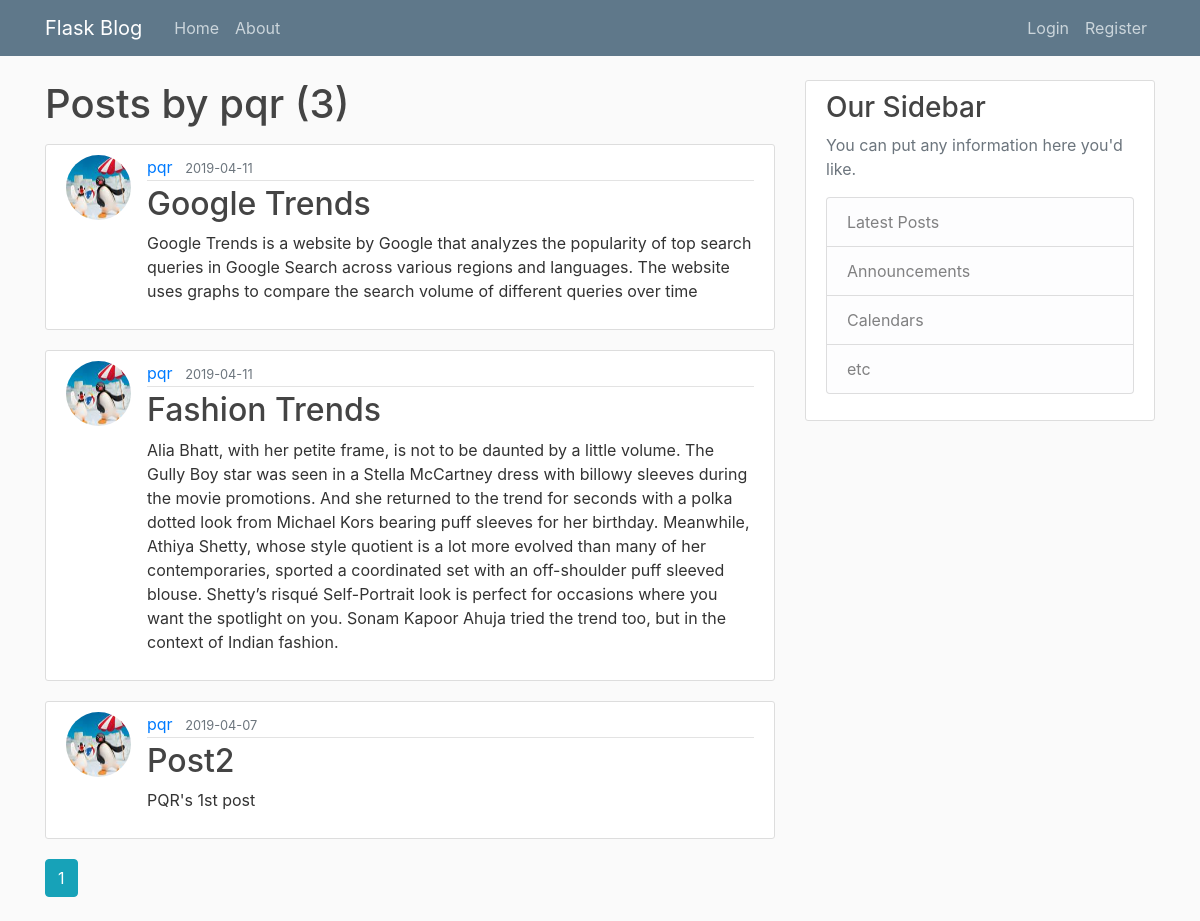
/user/pqr, run on the app's committed database.
### Flask_Blogs/models.py (models this page shows, shortened)
class User(db.Model, UserMixin):    #importing from both db.model and UserMixin
    id = db.Column(db.Integer, primary_key = True)
    username = db.Column(db.String(20), unique = True, nullable = False)
    email =  db.Column(db.String(120), unique = True, nullable = False)
    image_file =  db.Column(db.String(20), nullable = False, default= 'default.jpg')
    password =  db.Column(db.String(60), nullable = False)
    posts = db.relationship('Post' , backref = 'author', lazy = True)

class Post(db.Model, UserMixin):
    id = id = db.Column(db.Integer, primary_key = True)
    title =  db.Column(db.String(20), nullable = False)
    date_created = db.Column(db.DateTime, nullable = False , default = datetime.utcnow)
    content = db.Column(db.Text, nullable = False)
    user_id = db.Column(db.Integer, db.ForeignKey('user.id'), nullable = False)

### Flask_Blogs/users/routes.py (the view)
@users.route("/user/<string:username>")
def user_post(username):
    page = request.args.get('page', 1, type = int)
    user = User.query.filter_by(username = username).first_or_404()
    posts = Post.query.filter_by(author = user)\
            .order_by(Post.date_created.desc())\
            .paginate(page = page, per_page = 3)
    return render_template("user_post.html" , posts = posts, user = user)

### Flask_Blogs/templates/user_post.html
{% extends "layout.html" %}
{% block content %}
<h1 class = "mb-3">Posts by {{ user.username}} ({{posts.total}})</h1>
    {% for post in posts.items %}
        <article class="media content-section">
           <img class = "rounded-circle article-img" src="{{ url_for('static' , filename = 'profile_pics/' + post.author.image_file)}}" alt="profile picture">
          <div class="media-body">
            <div class="article-metadata">
              <a class="mr-2" href="{{url_for('users.user_post', username = post.author.username)}}">{{ post.author.username }}</a>
              <small class="text-muted">{{ post.date_created.strftime('%Y-%m-%d') }}</small>
            </div>
            <h2><a class="article-title" href="{{ url_for('posts.post' , post_id = post.id) }}">{{ post.title }}</a></h2>
            <p class="article-content">{{ post.content }}</p>
          </div>
        </article>
    {% endfor %}
    {% for page_num in posts.iter_pages(left_edge = 1, right_edge = 1, left_current = 1, right_current = 1 ) %}
       {% if page_num %}
          {% if posts.page == page_num %}
            <a class="btn btn-info mb-4" href="{{ url_for('users.user_post', username = user.username , page = page_num)}}">{{ page_num }}</a>
          {% else %}
            <a class="btn btn-outline-info mb-4" href="{{ url_for('users.user_post', username = user.username, page = page_num)}}">{{ page_num }}</a>
          {% endif %}
       {% else %}
         ...
       {% endif %}
    {% endfor %}
{% endblock content %}

### Flask_Blogs/static/main.css (style rules this page uses)
body { background: #fafafa; color: #333333; margin-top: 5rem; }
h1, h2, h3, h4, h5, h6 { color: #444444; }
.content-section { background: #ffffff; padding: 10px 20px; border: 1px solid #dddddd; border-radius: 3px; margin-bottom: 20px; }
.article-title { color: #444444; }
.article-content { white-space: pre-line; }
.article-img { height: 65px; width: 65px; margin-right: 16px; }
.article-metadata { padding-bottom: 1px; margin-bottom: 4px; border-bottom: 1px solid #e3e3e3 }

### data on the page
User: username "pqr"
Post: image_file (picture), author.username "pqr", date_created "2019-04-11", title "Google Trends", content "Google Trends is a website by Google that analyzes the popularity of top search queries in Google Search across various regions and languages. The website uses graphs to compare the search volume of different queries over time"
Post: image_file (picture), author.username "pqr", date_created "2019-04-11", title "Fashion Trends", content "Alia Bhatt, with her petite frame, is not to be daunted by a little volume. The Gully Boy star was seen in a Stella McCartney dress with billowy sleeves during the movie promotions. And she returned to the trend for seconds with a polka dotted look from Michael Kors bearing puff sleeves for her birthday. Meanwhile, Athiya Shetty, whose style quotient is a lot more evolved than many of her contemporaries, sported a coordinated set with an off-shoulder puff sleeved blouse. Shetty’s risqué Self-Portrait look is perfect for occasions where you want the spotlight on you. Sonam Kapoor Ahuja tried the trend too, but in the context of Indian fashion."
Post: image_file (picture), author.username "pqr", date_created "2019-04-07", title "Post2", content "PQR's 1st post"

### other printed values
{{ posts.total }} "3"
{{ page_num }} "1"
